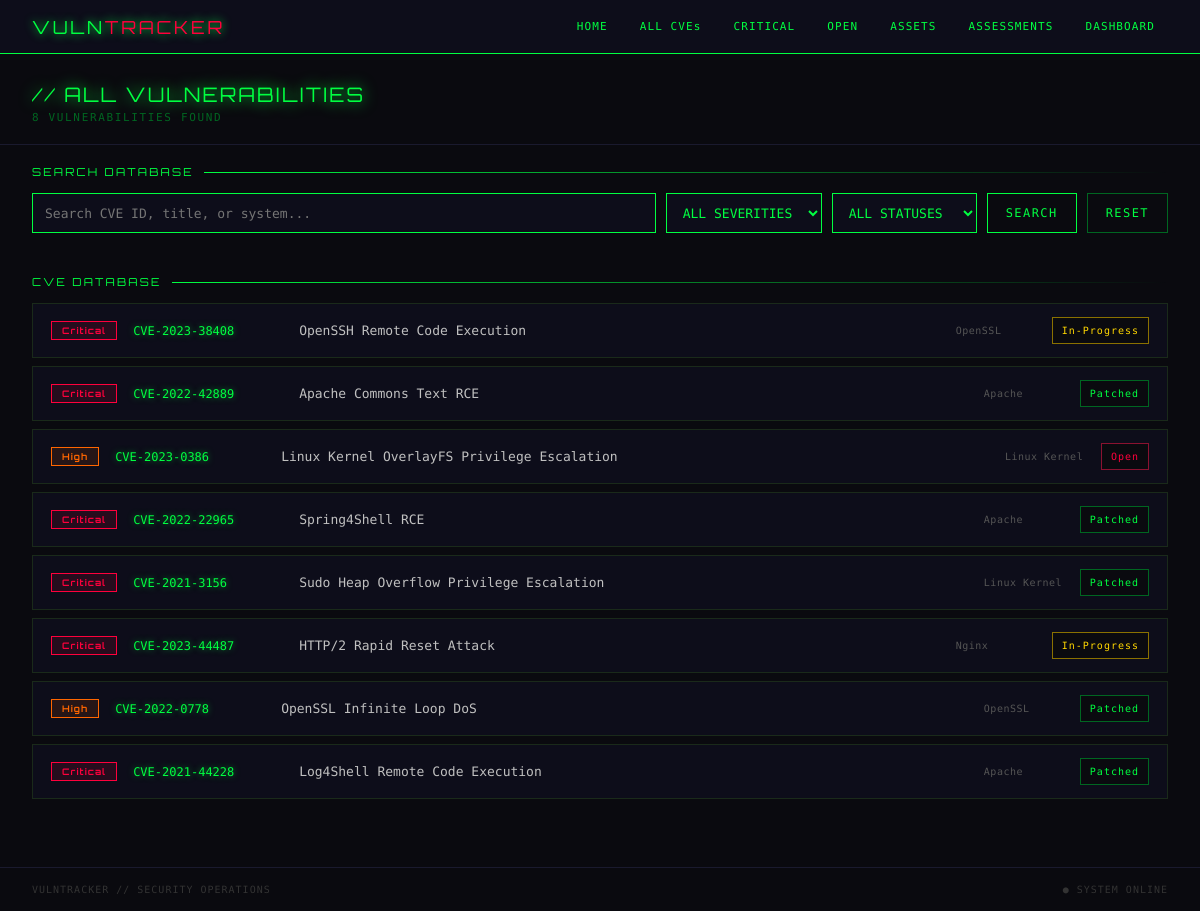
The page /vulnerabilities/ on the database its author committed.
### vulnerabilities/models.py (models this page shows, shortened)
class Vulnerability(models.Model):
    SEV_CHOICES = [
        ('C', 'Critical'),
        ('H', 'High'),
        ('M', 'Medium'),
        ('L', 'Low'),
    ]
    STATUS_CHOICES = [
        ('O', 'Open'),
        ('IP', 'In-Progress'),
        ('P', 'Patched'),
    ]
    cve_id = models.CharField(max_length=50, unique=True)
    title = models.CharField(max_length=200)
    slug = models.SlugField(unique=True)
    description = models.TextField()
    remediation = models.TextField()
    affected_system = models.ForeignKey(
        AffectedSystem,
        on_delete=models.CASCADE,
        related_name='vulnerabilities'
    )
    severity = models.CharField(
        max_length=1,
        choices=SEV_CHOICES,
        default='M'
    )
    status = models.CharField(
        max_length=2,
        choices=STATUS_CHOICES,
        default='O'
    )
    discovered = models.DateTimeField(auto_now_add=True)
    threat_actor = models.ForeignKey(
        ThreatActor,
        on_delete=models.SET_NULL,
        null=True,
        blank=True,
        related_name='vulnerabilities'
    )
    class Meta:
        ordering = ['-discovered']
        verbose_name_plural = 'Vulnerabilities'

class AffectedSystem(models.Model):
    name = models.CharField(max_length=100)
    slug = models.SlugField(unique=True)
    class Meta:
        ordering = ['name']

### vulnerabilities/views.py (the view, shortened to what this page needs)
# urls.py: path('vulnerabilities/', views.vuln_list, name='vuln-list'),
def vuln_list(request):
    vulns = Vulnerability.objects.select_related(
        'affected_system',
        'threat_actor'
    ).all()
    severity = request.GET.get('severity', '')
    status = request.GET.get('status', '')
    search = request.GET.get('q', '').strip()
    if severity in dict(Vulnerability.SEV_CHOICES):
        vulns = vulns.filter(severity=severity)
    if status in dict(Vulnerability.STATUS_CHOICES):
        vulns = vulns.filter(status=status)
    return render(request, 'vulnerabilities/vuln_list.html', {
        'vulns': vulns,
        'severity_choices': Vulnerability.SEV_CHOICES,
        'status_choices': Vulnerability.STATUS_CHOICES,
        'selected_severity': severity,
        'selected_status': status,
        'search_query': search,
    })

### vulnerabilities/templates/vulnerabilities/vuln_list.html (shortened to what this page needs)
{% extends 'vulnerabilities/base.html' %}
{% block content %}
<div class="page-header">
    <div>
        <div class="page-title">// ALL VULNERABILITIES</div>
        <div class="page-sub">{{ vulns|length }} VULNERABILITIES FOUND</div>
    </div>
</div>
<div class="section">
    <div class="section-title">SEARCH DATABASE</div>
    <form method="get" class="filter-form">
        <input
            type="text"
            name="q"
            placeholder="Search CVE ID, title, or system..."
            value="{{ search_query }}"
            aria-label="Search vulnerabilities"
        >
        <select name="severity" aria-label="Filter by severity">
            <option value="">ALL SEVERITIES</option>
        </select>
        <select name="status" aria-label="Filter by status">
            <option value="">ALL STATUSES</option>
        </select>
        <button type="submit" class="filter-button">SEARCH</button>
        <a href="{% url 'vuln-list' %}" class="filter-button filter-reset">
            RESET
        </a>
    </form>
</div>
<div class="section">
    <div class="section-title">CVE DATABASE</div>
    {% for vuln in vulns %}
        <a href="{% url 'vuln-detail' vuln.slug %}" class="vuln-card">
            <span class="sev-badge {% if vuln.severity == 'C' %}critical{% elif vuln.severity == 'H' %}high{% elif vuln.severity == 'M' %}medium{% elif vuln.severity == 'L' %}low{% endif %}">
                {{ vuln.get_severity_display }}
            </span>
            <span class="vuln-cve">
                {{ vuln.cve_id }}
            </span>
            <span class="vuln-title">
                {{ vuln.title }}
            </span>
            <span class="vuln-system">
                {{ vuln.affected_system.name }}
            </span>
            <span class="status-badge {% if vuln.status == 'O' %}open{% elif vuln.status == 'IP' %}in_progress{% elif vuln.status == 'P' %}patched{% endif %}">
                {{ vuln.get_status_display }}
            </span>
        </a>
    {% empty %}
        <p class="empty">// NO VULNERABILITIES MATCH YOUR SEARCH</p>
    {% endfor %}
</div>
{% endblock %}

### vulnerabilities/static/vulnerabilities/style.css (style rules this page uses)
* { box-sizing: border-box; margin: 0; padding: 0; }
body { background: #0a0a0f; color: #00ff41; font-family: 'Share Tech Mono', monospace; min-height: 100vh; }
.page-header { display: flex; justify-content: space-between; align-items: center; flex-wrap: wrap; gap: 16px; padding: 28px 32px 20px; border-bottom: 1px solid #1a1a2e; }
.page-title { font-family: 'Orbitron', monospace; font-size: 20px; color: #00ff41; text-shadow: 0 0 15px #00ff41; letter-spacing: 0.1em; margin-bottom: 4px; }
.page-sub { font-size: 11px; color: #006621; letter-spacing: 0.15em; }
.section { padding: 20px 32px; }
.section-title { font-family: 'Orbitron', monospace; font-size: 11px; color: #00ff41; letter-spacing: 0.2em; margin-bottom: 14px; display: flex; align-items: center; gap: 10px; }
.section-title::after { content: ''; flex: 1; height: 1px; background: linear-gradient(to right, #00ff41, transparent); }
.section + .section { padding-top: 12px; }
.vuln-card { border: 1px solid #1a2a1a; background: #0d0d1a; padding: 13px 18px; margin-bottom: 8px; display: flex; align-items: center; flex-wrap: wrap; gap: 16px; transition: all 0.2s; text-decoration: none; min-width: 0; }
.vuln-cve { font-size: 12px; color: #00ff41; min-width: 150px; text-shadow: 0 0 6px rgba(0,255,65,0.5); }
.vuln-title { font-size: 13px; color: #c0c0c0; flex: 1; min-width: 0; overflow-wrap: anywhere; }
.vuln-system { font-size: 10px; color: #555; letter-spacing: 0.05em; min-width: 80px; }
.sev-badge { display: inline-block; font-size: 9px; padding: 3px 10px; letter-spacing: 0.12em; font-weight: 700; border: 1px solid; white-space: nowrap; font-family: 'Orbitron', monospace; }
.sev-badge.critical { color: #ff003c; border-color: #ff003c; background: rgba(255,0,60,0.1); }
.sev-badge.high { color: #ff6600; border-color: #ff6600; background: rgba(255,102,0,0.1); }
.status-badge { display: inline-block; padding: 5px 9px; border: 1px solid #555566; color: #b0b0c0; font-size: 10px; letter-spacing: 1px; white-space: nowrap; font-family: 'Share Tech Mono', monospace; }
.status-badge.open { border-color: #ff003c; color: #ff003c; }
.status-badge.patched { border-color: #00ff41; color: #00ff41; }
.status-badge.in_progress { border-color: #ffd700; color: #ffd700; }
.filter-form { display: flex; flex-wrap: wrap; gap: 10px; align-items: center; margin-bottom: 10px; width: 100%; }
.filter-form input, .filter-form select { background: #0d0d1a; color: #00ff41; border: 1px solid #00ff41; padding: 10px 12px; font-family: 'Share Tech Mono', monospace; font-size: 13px; outline: none; min-height: 40px; border-radius: 0; }
.filter-form input { flex: 1 1 260px; min-width: 0; }
.filter-form select { flex: 0 1 auto; min-width: 145px; max-width: 100%; cursor: pointer; }
.filter-form option { background: #0a0a0f; color: #00ff41; }
.filter-button { display: inline-flex; justify-content: center; align-items: center; min-height: 40px; padding: 10px 18px; background: transparent; color: #00ff41; border: 1px solid #00ff41; font-family: 'Share Tech Mono', monospace; font-size: 12px; letter-spacing: 0.12em; cursor: pointer; transition: 0.2s; text-decoration: none; white-space: nowrap; }
.filter-reset { border-color: #006621; color: #00ff41; }
nav, header, main, footer, .page-header, .section, .panel, .stats-row, .stats-grid, .asset-panel, .asset-list, .asset-card, .empty-state { position: relative; z-index: 1; }
.asset-page-header, .page-header { box-sizing: border-box; }
.status-badge { display: inline-flex; align-items: center; justify-content: center; max-width: 100%; padding: 5px 9px; border: 1px solid #34344a; background: #0a0a0f; color: #9292ad; font-size: 10px; letter-spacing: 1px; line-height: 1.5; overflow-wrap: anywhere; }
.status-badge.patched { border-color: #006621; color: #00ff41; }
.status-badge.in_progress { border-color: #8a7100; color: #ffd700; }
.status-badge.open { border-color: #8a1230; color: #ff003c; }

### rows shown on the page
Vulnerability: severity "Critical", cve_id "CVE-2023-38408", title "OpenSSH Remote Code Execution", affected_system.name "OpenSSL", status "In-Progress"
Vulnerability: severity "Critical", cve_id "CVE-2022-42889", title "Apache Commons Text RCE", affected_system.name "Apache", status "Patched"
Vulnerability: severity "High", cve_id "CVE-2023-0386", title "Linux Kernel OverlayFS Privilege Escalation", affected_system.name "Linux Kernel", status "Open"
Vulnerability: severity "Critical", cve_id "CVE-2022-22965", title "Spring4Shell RCE", affected_system.name "Apache", status "Patched"
Vulnerability: severity "Critical", cve_id "CVE-2021-3156", title "Sudo Heap Overflow Privilege Escalation", affected_system.name "Linux Kernel", status "Patched"
Vulnerability: severity "Critical", cve_id "CVE-2023-44487", title "HTTP/2 Rapid Reset Attack", affected_system.name "Nginx", status "In-Progress"
Vulnerability: severity "High", cve_id "CVE-2022-0778", title "OpenSSL Infinite Loop DoS", affected_system.name "OpenSSL", status "Patched"
Vulnerability: severity "Critical", cve_id "CVE-2021-44228", title "Log4Shell Remote Code Execution", affected_system.name "Apache", status "Patched"

### other values the page prints
{{ vulns|length }} "8"
